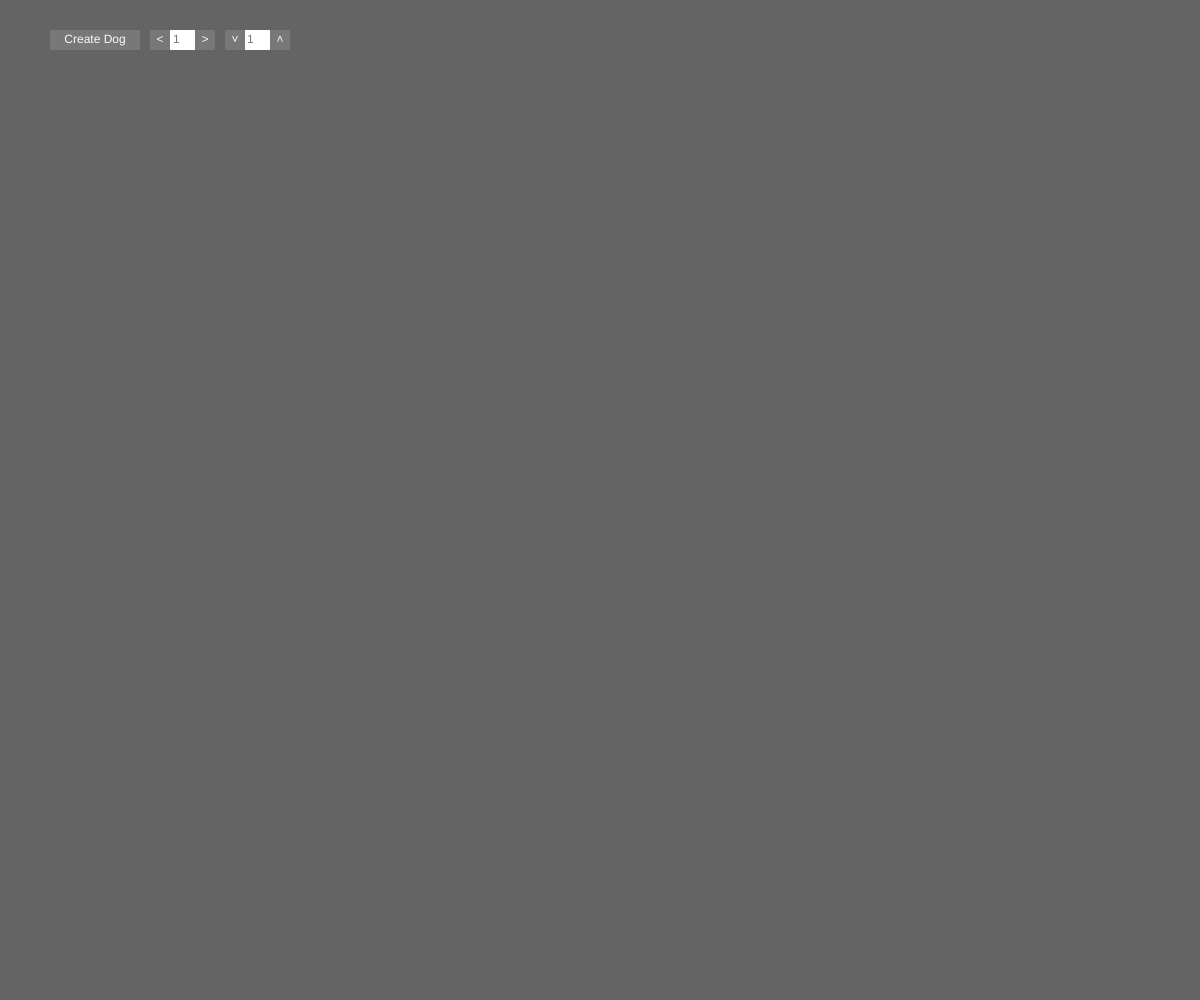
Frame 1 (no input)
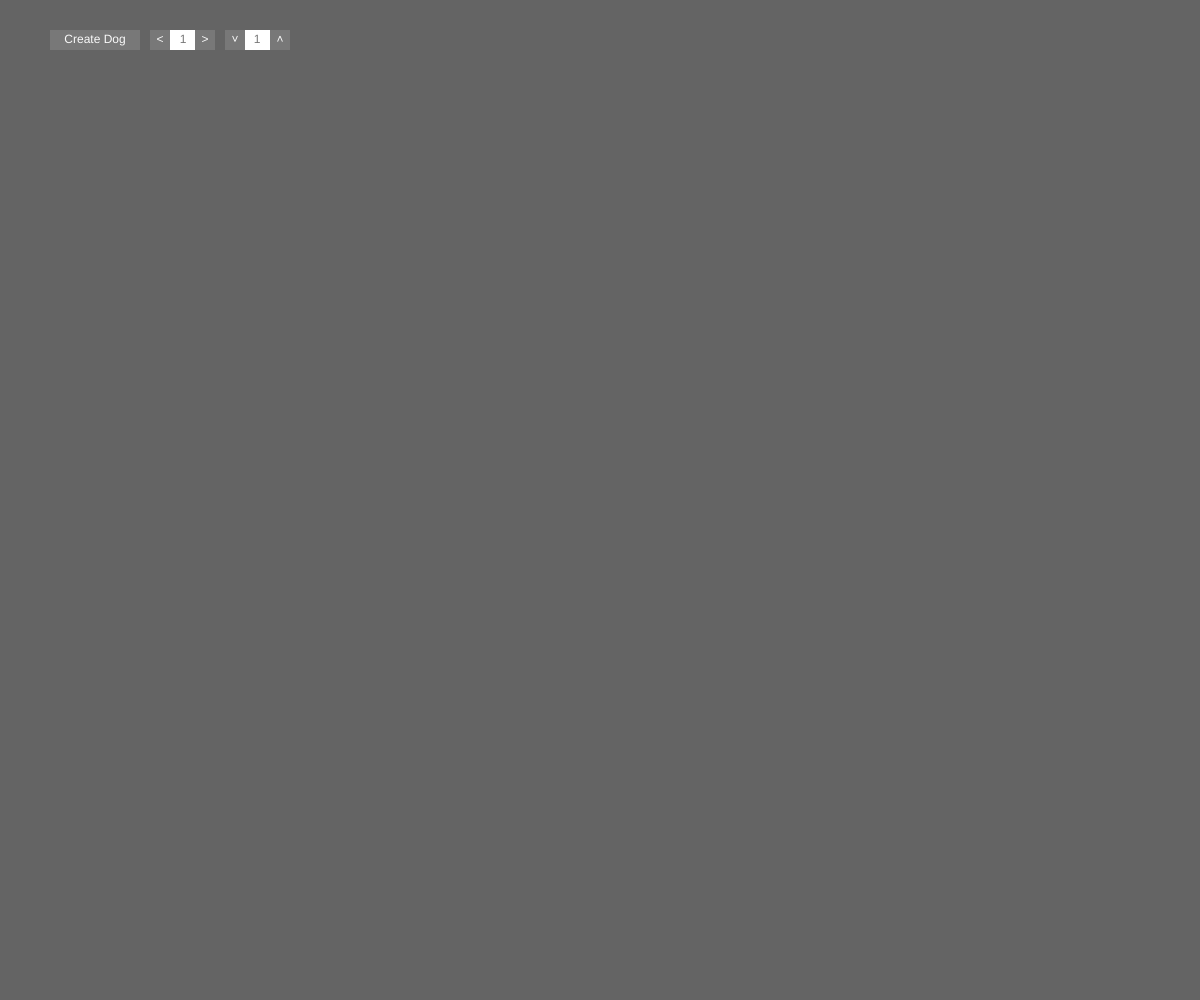
Frame 60 (no input)
Frame 120 (the mouse pressed at the canvas centre since frame 60): identical to frame 60, image omitted

The p5.js sketch that drew these frames (run headless with seeded random() and noise() and a simulated clock; from frame 60 on, the mouse is pressed at the canvas centre):

// p5.js sketch
// ── sketch.js
// DOG GENERATOR. Copyright 2020. Richard Banks
// Automatically generates a randomly shaped and coloured dog

//#region GLOBAL VARIABLES
let rectOver = false;
let dogRectX = 700;
let dogRectY = 400;
let dogColumns = 1;
let dogRows = 1;
var scaleDog;
let dogCoatColorArray = [
  "#FFFFFF",
  "#999999",
  "#ffda3b",
  "#b08f4d",
  "#996633",
  "#663300",
  "#542f23",
  "#333333",
];
let topRow = 100;
//#endregion

// *** SETUP ***
// ------------------------------------

function setup() {
  // put setup code here
  createCanvas(windowWidth, windowHeight);
  noStroke();
  background(100);
}

// EVENT windowResized
function windowResized() {
  resizeCanvas(windowWidth, windowHeight);
  noStroke();
  background(100);
}

// *** DRAW ***
// --------------------------------------

function draw() {
  // Col & Row UI Backgrounds
  fill(255);
  rect(150, 30, 65, 20);
  rect(225, 30, 65, 20);

  // Button Backgounds
  fill(120);
  rect(50, 30, 90, 20);
  rect(150, 30, 20, 20);
  rect(195, 30, 20, 20);
  rect(225, 30, 20, 20);
  rect(270, 30, 20, 20);
  text(dogColumns, 173, 34, 20, 30);
  text(dogRows, 247, 34, 20, 30);

  // Button Foregrounds
  fill(250);
  textSize(12);
  textAlign(CENTER);
  text("Create Dog", 50, 34, 90, 30);
  text("<", 150, 34, 20, 30);
  text(">", 195, 34, 20, 30);
  text("˅", 225, 34, 20, 30);
  text("˄", 270, 34, 20, 30);

  noStroke();
  
}

// Figure out the scaling and number of dogs to draw
function prepareDog() {
  background(100);
  var scaleDogX = width / dogRectX / dogColumns;
  var scaleDogY = height / dogRectY / dogRows;
  if (scaleDogX > scaleDogY) scaleDog = scaleDogY
  else scaleDog = scaleDogX;
  scale(scaleDog);
  for (let j = 0; j < dogRows; j++) {
    for (let i = 0; i < dogColumns; i++) {
      let dogCoatColor = random(dogCoatColorArray);
      createDog(
        (dogRectX / dogColumns / scaleDog) * i,
        topRow / scaleDog + dogRectY * j,
        dogCoatColor
      );
    }
  }
}

// Draw a dog
function createDog(originX, originY, dogCoatColor) {
  // fill(random(dogCoatColorArray));
  // rect(originX, originY, originX+dogRectX, originY+dogRectY);

  let thisDogScaleFactor = random(1, 2);
  scale(1 / thisDogScaleFactor);
  originX =
    originX * thisDogScaleFactor + (dogRectX - dogRectX / thisDogScaleFactor);
  originY =
    originY * thisDogScaleFactor +
    (dogRectY - dogRectY / thisDogScaleFactor) +
    (topRow / (scaleDog * thisDogScaleFactor) -
      topRow / scaleDog / thisDogScaleFactor);

  //BODY DIMENSIONS
  let ptStartX = originX + 100;
  let ptStartY = originY + 100 + random(-100, 30);
  let BackHandle1X = originX + 0 + random(-0, 0);
  let BackHandle1Y = originY + 200 + random(-50, 50);
  let BackHandle2X = originX + 400 + random(-0, 0);
  let BackHandle2Y = originY + 200 + random(-50, 50);
  let ptNeckPositionX = originX + 500 + random(-80, 80);
  let ptNeckPositionY = originY + 100;
  let ptFrontFootX = originX + 500;
  let ptFrontFootY = originY + 400;
  let BellyHandle1X = originX + 400 + random(-100, 100);
  let BellyHandle1Y = originY + 300 + random(-100, 100);
  let BellyHandle2X = originX + 200 + random(-100, 100);
  let BellyHandle2Y = originY + 150 + random(-100, 100);
  let ptBackFootX = originX + 100;
  let ptBackFootY = originY + 400;

  //HEAD DIMENSIONS
  let headStartX = ptNeckPositionX + random(-30, -50);
  let headStartY = ptNeckPositionY + random(-50, -70);
  let head2X = headStartX + random(150, 170);
  let head2Y = headStartY + random(30, 50);
  let head3X = headStartX + random(140, 160);
  let head3Y = headStartY + random(90, 110);
  let head4X = headStartX + random(-10, 30);
  let head4Y = headStartY + random(80, 100);

  //SHADOW
  fill(0, 0, 0, 50);
  ellipseMode(CORNER);
  ellipse(ptBackFootX, ptBackFootY - 10, ptFrontFootX - ptBackFootX, 40);

  //BODY BACKGROUND
  fill(dogCoatColor);
  beginShape();
  vertex(ptStartX, ptStartY);
  bezierVertex(
    BackHandle1X + 10,
    BackHandle1Y,
    BackHandle2X,
    BackHandle2Y,
    ptNeckPositionX,
    ptNeckPositionY
  );
  vertex(ptFrontFootX - 50, ptFrontFootY - 10);
  bezierVertex(
    BellyHandle1X + 10,
    BellyHandle1Y,
    BellyHandle2X,
    BellyHandle2Y,
    ptBackFootX + 20,
    ptBackFootY - 10
  );
  vertex(ptStartX, ptStartY);
  endShape();

  //BODY BACKGROUND SHADOW
  fill(color(0, 0, 0, 150));
  beginShape();
  vertex(ptStartX, ptStartY);
  bezierVertex(
    BackHandle1X + 10,
    BackHandle1Y,
    BackHandle2X,
    BackHandle2Y,
    ptNeckPositionX,
    ptNeckPositionY
  );
  vertex(ptFrontFootX - 50, ptFrontFootY - 10);
  bezierVertex(
    BellyHandle1X + 10,
    BellyHandle1Y,
    BellyHandle2X,
    BellyHandle2Y,
    ptBackFootX + 20,
    ptBackFootY - 10
  );
  vertex(ptStartX, ptStartY);
  endShape();

  //BODY FOREGROUND
  fill(dogCoatColor);
  beginShape();
  vertex(ptStartX, ptStartY);
  bezierVertex(
    BackHandle1X + random(10),
    BackHandle1Y,
    BackHandle2X,
    BackHandle2Y,
    ptNeckPositionX,
    ptNeckPositionY
  );
  vertex(ptFrontFootX, ptFrontFootY);
  bezierVertex(
    BellyHandle1X + random(10),
    BellyHandle1Y,
    BellyHandle2X,
    BellyHandle2Y,
    ptBackFootX,
    ptBackFootY
  );
  vertex(ptStartX, ptStartY);
  endShape();

  //HEAD
  fill(dogCoatColor);
  beginShape();
  vertex(headStartX, headStartY);
  vertex(head2X, head2Y);
  vertex(head3X, head3Y);
  vertex(head4X, head4Y);
  vertex(headStartX, headStartY);
  endShape();

  //COLLAR
  fill(color(random(255), random(255), random(255)));
  beginShape();
  vertex(ptNeckPositionX - 60, ptNeckPositionY);
  vertex(ptNeckPositionX + 40, ptNeckPositionY + 40);
  vertex(ptNeckPositionX + 35, ptNeckPositionY + 55);
  vertex(ptNeckPositionX - 65, ptNeckPositionY + 15);
  vertex(ptNeckPositionX - 60, ptNeckPositionY);
  endShape();

  //NOSE
  fill(0);
  beginShape();
  vertex(head2X, head2Y);
  vertex(head2X, head2Y + 20);
  vertex(head2X - 20, head2Y - 5);
  vertex(head2X, head2Y);
  endShape();

  //EAR
  fill(dogCoatColor);
  let earPoint1X = headStartX - random(-100, 100);
  let earPoint1Y;

  if (earPoint1X > headStartX) {
    earPoint1Y = headStartY - random(0, 100);
  } else {
    earPoint1Y = headStartY - random(-100, 100);
  }

  beginShape();
  vertex(headStartX, headStartY);
  vertex(earPoint1X, earPoint1Y);
  vertex(earPoint1X + 50, earPoint1Y - 5);
  vertex(headStartX + 10, headStartY + 10);
  endShape();

  //EYE
  stroke(0);
  strokeWeight(4);
  let eyeStartX = headStartX + (head2X - headStartX) / 2;
  let eyeStartY = headStartY + (head2Y - headStartY) / 2;
  beginShape();
  vertex(eyeStartX + 5, eyeStartY - 5);
  vertex(eyeStartX - 25, eyeStartY + 25);
  endShape();
  noStroke();

  scale(thisDogScaleFactor);

  //BEZIER HANDLE
  // fill(0,300,0);
  // ellipse(BackHandle1X, BackHandle1Y, 5, 5);
  // ellipse(BackHandle2X, BackHandle2Y, 5, 5);
  // fill(0,0,300);
  // ellipse(BellyHandle1X, BellyHandle1Y, 5, 5);
  // ellipse(BellyHandle2X, BellyHandle2Y, 5, 5);
}

// *** EVENTS ***
// --------------------------------

// EVENT mousePressed
function mousePressed() {
  if (overRect(50, 30, 90, 20)) {
    prepareDog();
  } else if (overRect(150, 30, 20, 20)) {
    //Decrease column
    dogColumns--;
    if (dogColumns < 1) dogColumns = 1;
    prepareDog();
  } else if (overRect(195, 30, 20, 20)) {
    //Increase column
    dogColumns++;
    if (dogColumns < 1) dogColumns = 1;
    prepareDog();
  } else if (overRect(225, 30, 20, 20)) {
    //Decrease Row
    dogRows--;
    if (dogRows < 1) dogRows = 1;
    prepareDog();
  } else if (overRect(270, 30, 20, 20)) {
    //Increase Row
    dogRows++;
    if (dogRows < 1) dogRows = 1;
    prepareDog();
  }
}

// *** UTILITY ***
// --------------------------

// Figure out if the mouse is over a given region of the screen
function overRect(x, y, width, height) {
  if (
    mouseX >= x &&
    mouseX <= x + width &&
    mouseY >= y &&
    mouseY <= y + height
  ) {
    return true;
  } else {
    return false;
  }
}
